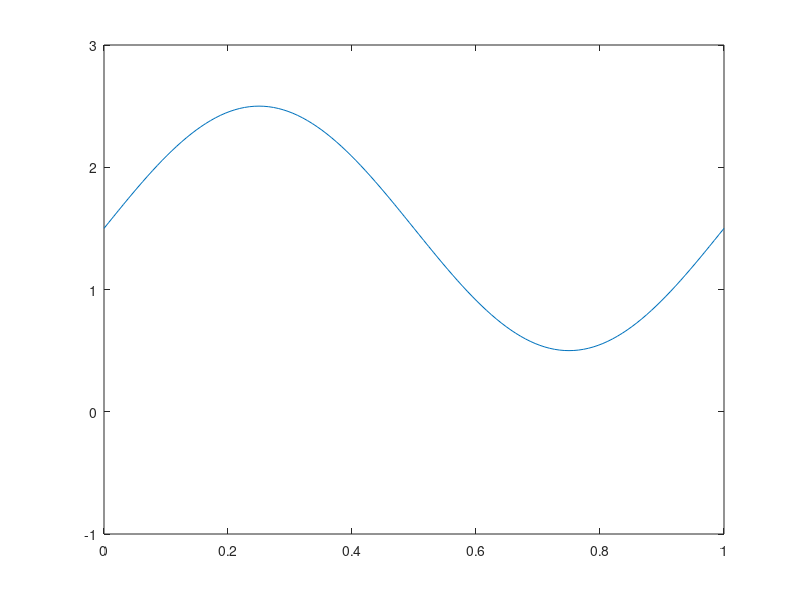

The MATLAB source for this figure: (Note: this script raises an error after producing the figure.)
clear;

N = 128;

dx = 1/N;
dt = (0.5)*dx; % TBD

xs = 0:dx:1;

%Q0 = initUpwind(xs, dx); % initial averages of cell values.
Q = (3/2) + sin(2*pi*xs);
iter = 0

while 1
    iter = iter + dt
    plot(xs, Q);
    ylim([-1,3])

    Q = upwind(Q,dt,dx,1);
    pause(0.1);
end
